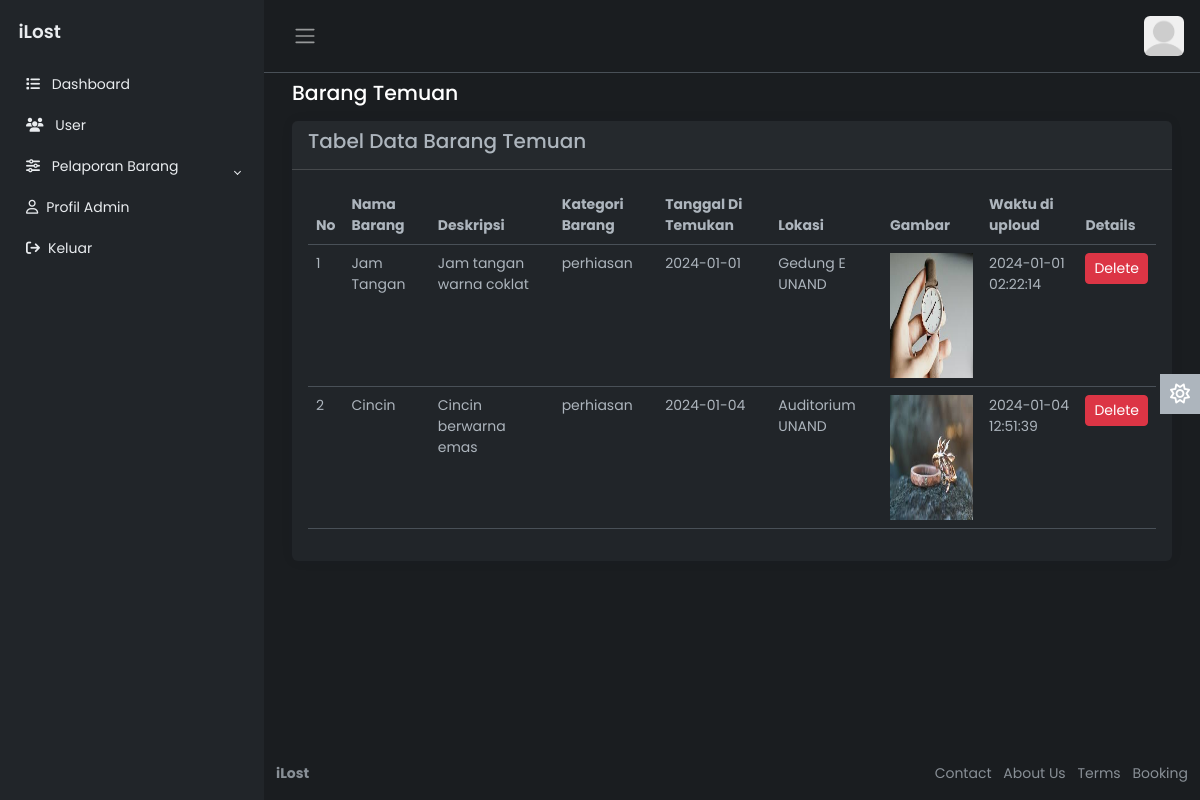
Screenshot of /admin/barangtemuan.php with the database file from the repository.
### tables this page shows
CREATE TABLE `laporan` (
  `id` int(11) NOT NULL,
  `email` varchar(40) NOT NULL,
  `kategori_laporan` varchar(20) NOT NULL,
  `nama_barang` varchar(50) DEFAULT NULL,
  `deskripsi` varchar(255) NOT NULL,
  `kategori_barang` varchar(30) DEFAULT NULL,
  `tanggal_ditemukan` date NOT NULL,
  `lokasi` varchar(255) NOT NULL,
  `gambar_barang` varchar(255) NOT NULL,
  `waktu_dibuat` datetime NOT NULL
);

### admin/barangtemuan.php (the view, shortened to what this page needs)
<?php
include('config.php');
$querySelect = "SELECT * FROM laporan WHERE kategori_laporan = 'Temuan'";
$resultSelect = mysqli_query($koneksi, $querySelect);
?>
<!DOCTYPE html>
<html lang="en" data-bs-theme="dark">
<head>
    <link rel="stylesheet" href="https://cdn.jsdelivr.net/npm/bootstrap@5.3.0-alpha2/dist/css/bootstrap.min.css">
    <link rel="stylesheet" href="css/style.css">
</head>
<body>
    <div class="wrapper">
        <?php include "../template/navbar-admin.php"; ?>
        <div class="main">
            <nav class="navbar navbar-expand px-3 border-bottom">
                <button class="btn" id="sidebar-toggle" type="button">
                    <span class="navbar-toggler-icon"></span>
                </button>
                <div class="navbar-collapse navbar">
                    <ul class="navbar-nav">
                        <li class="nav-item dropdown">
                            <a href="#" data-bs-toggle="dropdown" class="nav-icon pe-md-0">
                                <?php
                                $fetch = null;
                                if ($fetch['image'] == null) {
                                    echo '<img src="image/default-avatar.png" class="avatar img-fluid rounded" alt="">';
                                } else {
                                    echo '<img src="uploaded_img/' . $fetch['image'] . '" class="avatar img-fluid rounded" alt="">';
                                }
                                ?>
                            </a>
                        </li>
                    </ul>
                </div>
            </nav>
            <main class="content px-3 py-2">
                <div class="container-fluid">
                    <div class="mb-3">
                        <h4>Barang Temuan</h4>
                    </div>
                    <div class="card border-0">
                        <div class="card-header">
                            <h5 class="card-title">
                                Tabel Data Barang Temuan
                            </h5>
                        </div>
                        <div class="card-body">
                            <table class="table">
                                <thead>
                                    <tr>
                                        <th scope="col">No</th>
                                        <th scope="col">Nama Barang</th>
                                        <th scope="col">Deskripsi</th>
                                        <th scope="col">Kategori Barang</th>
                                        <th scope="col">Tanggal Di Temukan</th>
                                        <th scope="col">Lokasi</th>
                                        <th scope="col">Gambar</th>
                                        <th scope="col">Waktu di uploud</th>
                                        <th scope="col">Details</th>
                                    </tr>
                                </thead>
                                <tbody>
                                    <?php
                                $no = 1;
                                    while ($row = mysqli_fetch_assoc($resultSelect)) {
                                        echo "<tr>";
                                        echo "<td>". $no. "</td>";
                                        echo "<td>". $row['nama_barang'] ."</td>";
                                        echo "<td>". $row['deskripsi'] ."</td>";
                                        echo "<td>". $row['kategori_barang'] ."</td>";
                                        echo "<td>". $row['tanggal_ditemukan'] ."</td>";
                                        echo "<td>". $row['lokasi'] ."</td>";
                                        echo "<td><img src='/" . basename(dirname(__DIR__)) . "/dist/img/laporan/" . $row['gambar_barang'] . "' class='img-fluid ' style='width: 125px; height: 125px;' alt=''/></td>";
                                        echo "<td>". $row['waktu_dibuat'] ."</td>";
                                        echo "<td><a href='barangtemuan.php?id=" . $row['id'] . "' class='btn btn-danger btn-sm'>Delete</a></td>";
                                        echo "</tr>";
                                    $no++;
                                    }
                                    ?>
                                </tbody>
                            </table>
                        </div>
                    </div>
                </div>
            </main>
            <a href="#" class="theme-toggle">
                <i class="fa-regular fa-sun"></i>
            </a>
            <footer class="footer">
                <div class="container-fluid">
                    <div class="row text-muted">
                        <div class="col-6 text-start">
                            <p class="mb-0">
                                <a href="#" class="text-muted">
                                    <strong>iLost</strong>
                                </a>
                            </p>
                        </div>
                        <div class="col-6 text-end">
                            <ul class="list-inline">
                                <li class="list-inline-item">
                                    <a href="#" class="text-muted">Contact</a>
                                </li>
                                <li class="list-inline-item">
                                    <a href="#" class="text-muted">About Us</a>
                                </li>
                                <li class="list-inline-item">
                                    <a href="#" class="text-muted">Terms</a>
                                </li>
                                <li class="list-inline-item">
                                    <a href="#" class="text-muted">Booking</a>
                                </li>
                            </ul>
                        </div>
                    </div>
                </div>
            </footer>
        </div>
    </div>
</body>
</html>

### admin/css/style.css (style rules this page uses)
body { font-family: 'Poppins', sans-serif; font-size: 0.875rem; opacity: 1; overflow-y: scroll; margin: 0; }
a { cursor: pointer; text-decoration: none; font-family: 'Poppins', sans-serif; }
li { list-style: none; }
h4 { font-family: 'Poppins', sans-serif; font-size: 1.275rem; color: var(--bs-emphasis-color); }
.wrapper { align-items: stretch; display: flex; width: 100%; }
.main { display: flex; flex-direction: column; min-height: 100vh; min-width: 0; overflow: hidden; transition: all 0.35s ease-in-out; width: 100%; background: var(--bs-dark-bg-subtle); }
.avatar { height: 40px; width: 40px; }
.navbar-expand .navbar-nav { margin-left: auto; }
.content { flex: 1; max-width: 100vw; width: 100vw; }
@media (min-width:768px) { .content { max-width: auto; width: auto; } }
.card { box-shadow: 0 0 .875rem 0 rgba(34, 46, 60, .05); margin-bottom: 24px; }
.theme-toggle { position: fixed; top: 50%; transform: translateY(-65%); text-align: center; z-index: 10; right: 0; left: auto; border: none; background-color: var(--bs-body-color); }
html[data-bs-theme="dark"] .theme-toggle .fa-sun, html[data-bs-theme="light"] .theme-toggle .fa-moon { cursor: pointer; padding: 10px; display: block; font-size: 1.25rem; color: #FFF; }

### rows the page displays
laporan: nama_barang "Jam Tangan", deskripsi "Jam tangan warna coklat", kategori_barang "perhiasan", tanggal_ditemukan "2024-01-01", lokasi "Gedung E UNAND", gambar_barang (picture), waktu_dibuat "2024-01-01 02:22:14"
laporan: nama_barang "Cincin", deskripsi "Cincin berwarna emas", kategori_barang "perhiasan", tanggal_ditemukan "2024-01-04", lokasi "Auditorium UNAND", gambar_barang (picture), waktu_dibuat "2024-01-04 12:51:39"
